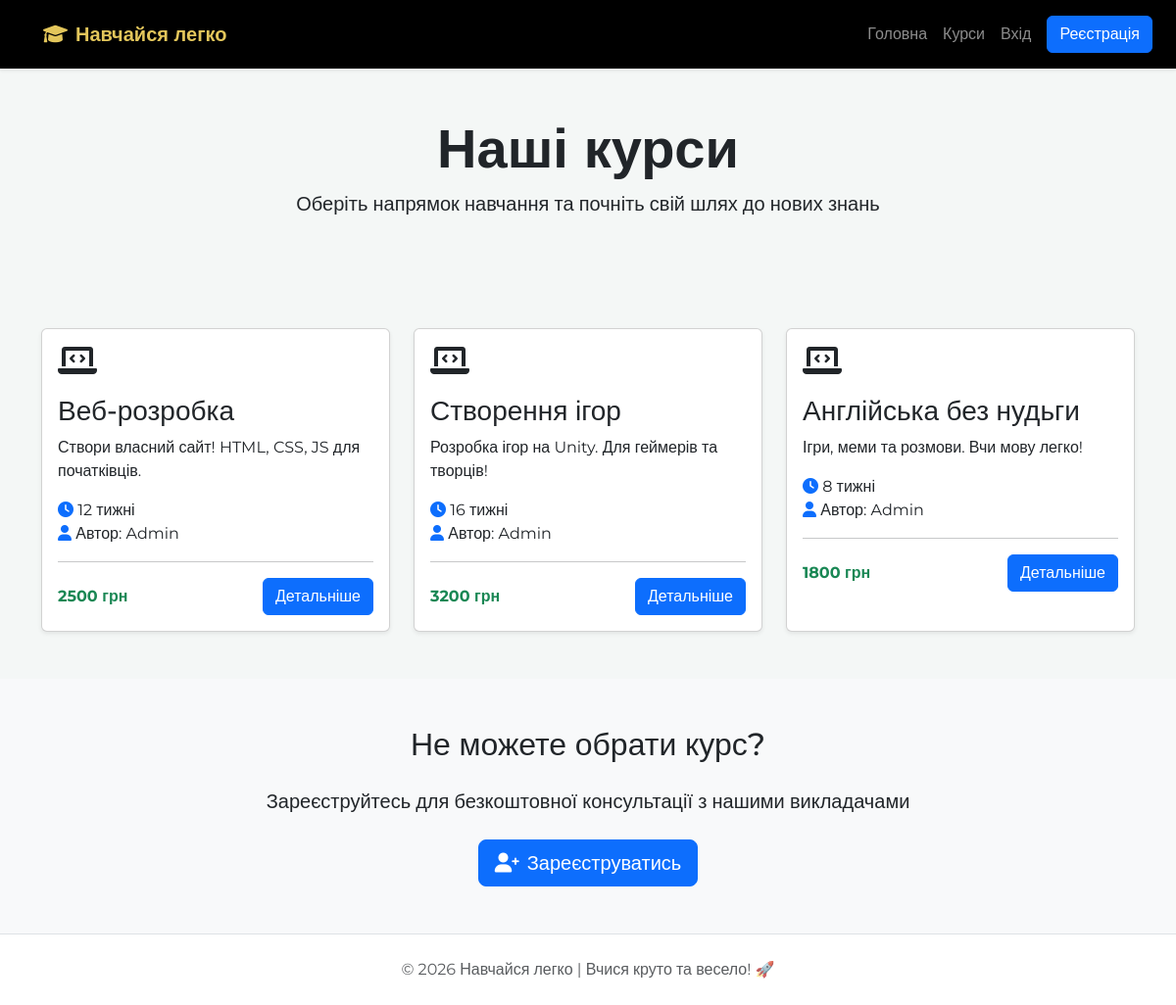
Page /courses/ on the committed database.
### core/models.py (models this page shows, shortened)
class Course(models.Model):
    title = models.CharField(max_length=200, verbose_name="Назва")
    description = models.TextField(verbose_name="Опис")
    price = models.IntegerField(default=0, verbose_name="Ціна (грн)")
    duration = models.CharField(max_length=50, default="4 тижні", verbose_name="Тривалість")
    author = models.ForeignKey(settings.AUTH_USER_MODEL, on_delete=models.CASCADE)

class CustomUser(AbstractUser):
    ROLE_CHOICES = (
        ('student', 'Студент'),
        ('teacher', 'Викладач'),
        ('admin','Адміністратор'),
    )
    role = models.CharField(max_length=10, choices=ROLE_CHOICES, default='student', verbose_name="Роль")

### core/views.py (the view)
# urls.py: path('courses/', views.courses_list_view, name='courses_list'),
def courses_list_view(request):
    courses = Course.objects.all()
    return render(request, 'courses.html', {'courses': courses})

### templates/courses.html (shortened to what this page needs)
{% extends 'base.html' %}
{% block content %}
<header class="page-header py-5">
    <div class="container">
        <div class="row align-items-center">
            <div class="col-md-8 mx-auto text-center">
                <h1 class="display-4 fw-bold">Наші курси</h1>
                <p class="lead">Оберіть напрямок навчання та почніть свій шлях до нових знань</p>
            </div>
        </div>
    </div>
</header>
<main>
    <section class="courses-catalog py-5">
        <div class="container">
            <div class="row g-4">
                {% for course in courses %}
                <div class="col-md-6 col-lg-4">
                    <div class="course-card card h-100 shadow-sm">
                        <div class="card-body">
                            <div class="course-icon mb-3">
                                <i class="fas fa-laptop-code fa-2x primary-color"></i>
                            </div>
                            <h3 class="card-title">{{ course.title }}</h3>
                            <p class="card-text">{{ course.description|truncatewords:20 }}</p>
                            <ul class="course-features list-unstyled">
                                <li><i class="fas fa-clock text-primary"></i> {{ course.duration }}</li>
                                <li><i class="fas fa-user text-primary"></i> Автор: {{ course.author.username }}</li>
                            </ul>
                            <hr>
                            <div class="d-flex justify-content-between align-items-center">
                                <span class="course-price fw-bold text-success">{{ course.price }} грн</span>
                                <a href="{% url 'course_detail' course.id %}" class="btn btn-primary">Детальніше</a>
                            </div>
                        </div>
                    </div>
                </div>
                {% empty %}
                <div class="col-12 text-center">
                    <p class="text-muted">Курси скоро з'являться!</p>
                </div>
                {% endfor %}
            </div>
        </div>
    </section>
    <section class="cta-section py-5 bg-light">
        <div class="container">
            <div class="row justify-content-center">
                <div class="col-lg-8 text-center">
                    <h2 class="section-title mb-4">Не можете обрати курс?</h2>
                    <p class="lead mb-4">Зареєструйтесь для безкоштовної консультації з нашими викладачами</p>
                    <a href="{% url 'register' %}" class="btn btn-primary btn-lg">
                        <i class="fas fa-user-plus me-2"></i>Зареєструватись
                    </a>
                </div>
            </div>
        </div>
    </section>
</main>
{% endblock %}

### static/css/styles.css (style rules this page uses)
:root { --primary-color: #e3c65b; --primary-dark: #d4a373; --white: #ffffff; --bg-light: #f4f7f6; --sidebar-width: 320px; --navbar-height: 70px; --shadow: 0 4px 12px rgba(0, 0, 0, 0.1); }
body { font-family: 'Montserrat', sans-serif; margin: 0; padding-top: var(--navbar-height); background-color: var(--white); overflow-x: hidden; }
body { background-color: #f4f7f6; }

### rows in the picture
Course: title "Веб-розробка", description "Створи власний сайт! HTML, CSS, JS для початківців.", duration "12 тижні", author.username "Admin", price "2500"
Course: title "Створення ігор", description "Розробка ігор на Unity. Для геймерів та творців!", duration "16 тижні", author.username "Admin", price "3200"
Course: title "Англійська без нудьги", description "Ігри, меми та розмови. Вчи мову легко!", duration "8 тижні", author.username "Admin", price "1800"
